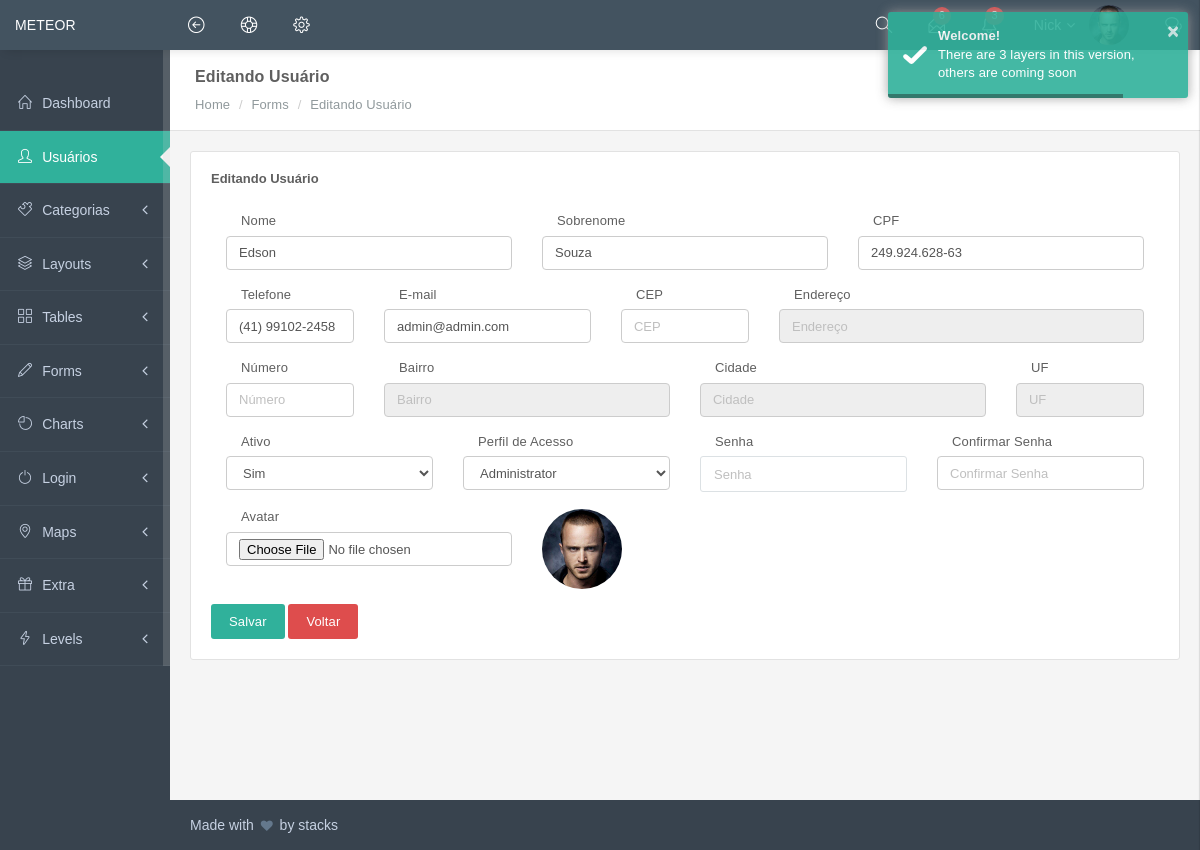
The app's page /restrita/usuarios/core/1, older data.
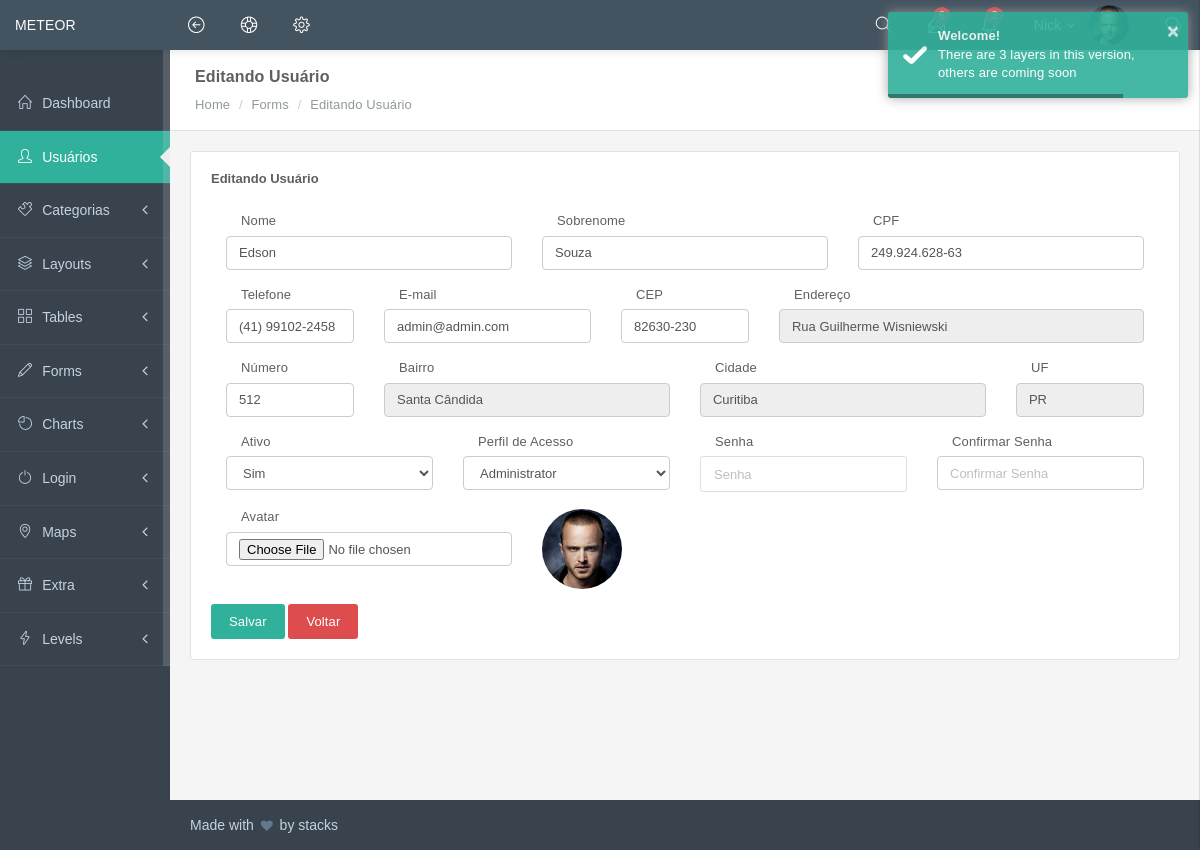
The same page, newer data.
### tables this page shows
CREATE TABLE `users` (
  `id` int(11) UNSIGNED NOT NULL,
  `ip_address` varchar(45) NOT NULL,
  `username` varchar(100) DEFAULT NULL,
  `password` varchar(255) NOT NULL,
  `email` varchar(254) NOT NULL,
  `activation_selector` varchar(255) DEFAULT NULL,
  `activation_code` varchar(255) DEFAULT NULL,
  `forgotten_password_selector` varchar(255) DEFAULT NULL,
  `forgotten_password_code` varchar(255) DEFAULT NULL,
  `forgotten_password_time` int(11) UNSIGNED DEFAULT NULL,
  `remember_selector` varchar(255) DEFAULT NULL,
  `remember_code` varchar(255) DEFAULT NULL,
  `created_on` int(11) UNSIGNED NOT NULL,
  `last_login` int(11) UNSIGNED DEFAULT NULL,
  `active` tinyint(1) UNSIGNED DEFAULT NULL,
  `first_name` varchar(50) DEFAULT NULL,
  `last_name` varchar(50) DEFAULT NULL,
  `user_cpf` varchar(14) NOT NULL,
  `company` varchar(100) DEFAULT NULL,
  `phone` varchar(20) DEFAULT NULL,
  `user_foto` varchar(255) NOT NULL,
  `user_cidade` varchar(50) NOT NULL,
  `user_uf` varchar(2) NOT NULL,
  `user_cep` varchar(9) NOT NULL,
  `user_endereco` varchar(255) NOT NULL,
  `user_numero_endereco` varchar(50) NOT NULL,
  `user_bairro` varchar(50) NOT NULL
);

### application/controllers/restrita/Usuarios.php (called while the page is built, shortened)
<?php
class Usuarios extends CI_Controller
{
	public function core($usuario_id = null)
	{
		$usuario_id = (int) $usuario_id;
		if (!$usuario_id) {
			$this->form_validation->set_rules('first_name', 'Nome', 'trim|required|min_length[3]|max_length[40]');
			$this->form_validation->set_rules('last_name', 'Sobrenome', 'trim|required|min_length[3]|max_length[40]');
			$this->form_validation->set_rules('user_cpf', 'CPF', 'trim|required|exact_length[14]|callback_valida_cpf');
			$this->form_validation->set_rules('phone', 'Telefone', 'trim|required|min_length[14]|max_length[15]|callback_valida_telefone');
			$this->form_validation->set_rules('email', 'E-mail', 'trim|required|valid_email|max_length[150]|callback_valida_email');
			$this->form_validation->set_rules('user_cep', 'CEP', 'trim|required|exact_length[9]');
			$this->form_validation->set_rules('user_endereco', 'Endereço', 'trim|required|max_length[45]');
			$this->form_validation->set_rules('user_numero_endereco', 'Número', 'trim|max_length[45]');
			$this->form_validation->set_rules('user_bairro', 'Bairro', 'trim|required|min_length[2]|max_length[45]');
			$this->form_validation->set_rules('user_cidade', 'Cidade', 'trim|required|min_length[2]|max_length[45]');
			$this->form_validation->set_rules('user_uf', 'Estado', 'trim|required|exact_length[2]');
			$this->form_validation->set_rules('user_foto', 'Avatar', 'trim|required');
			$this->form_validation->set_rules('password', 'Senha', 'trim|min_length[6]|max_length[200]');
			$this->form_validation->set_rules('confirma_senha', 'Confirmar Senha', 'trim|matches[password]');
			if ($this->form_validation->run()) {
				$username = $this->input->post('first_name') . '-' . $this->input->post('last_name');
    			$password = $this->input->post('password');
    			$email = $this->input->post('email');
				$additional_data = elements(
					array(
						'first_name',
						'last_name',
						'user_cpf',
						'phone',
						'user_cep',
						'user_endereco',
						'user_numero_endereco',
						'user_bairro',
						'user_cidade',
						'user_uf',
						'active',
						'user_foto',
					),	$this->input->post()
				);
   			 	$group = array($this->input->post('perfil'));
    			if ($this->ion_auth->register($username, $password, $email, $additional_data, $group)) {
					$this->session->set_flashdata('sucesso', 'Usuário criado com sucesso');
				} else {
					$this->session->set_flashdata('erro', $this->ion_auth->errors());
				}
				redirect('restrita/' . $this->router->fetch_class());
			} else {
				$data = array(
					'titulo' => 'Cadastrar Usuário',
					'scripts' => array(
						'assets/mask/jquery.mask.min.js',
						'assets/mask/custom.js',
						'assets/js/usuarios.js',
					),
					'subtitulo' => 'Cadastrando Usuários',
					'grupos' => $this->ion_auth->groups()->result(),
				);
				$this->load->view('restrita/layout/header', $data);
				$this->load->view('restrita/usuarios/core');
				$this->load->view('restrita/layout/footer');
			}
		} else {
			if (!$usuario = $this->ion_auth->user($usuario_id)->row()) {
				$this->session->set_flashdata('erro', 'Usuário não foi encontrado');
				redirect('restrita/' . $this->router->fetch_class());
			} else {
				$this->form_validation->set_rules('first_name', 'Nome', 'trim|required|min_length[3]|max_length[40]');
				$this->form_validation->set_rules('last_name', 'Sobrenome', 'trim|required|min_length[3]|max_length[40]');
				$this->form_validation->set_rules('user_cpf', 'CPF', 'trim|required|exact_length[14]|callback_valida_cpf');
				$this->form_validation->set_rules('phone', 'Telefone', 'trim|required|min_length[14]|max_length[15]|callback_valida_telefone');
				$this->form_validation->set_rules('email', 'E-mail', 'trim|required|valid_email|max_length[150]|callback_valida_email');
				$this->form_validation->set_rules('user_cep', 'CEP', 'trim|required|exact_length[9]');
				$this->form_validation->set_rules('user_endereco', 'Endereço', 'trim|required|max_length[45]');
				$this->form_validation->set_rules('user_numero_endereco', 'Número', 'trim|max_length[45]');
				$this->form_validation->set_rules('user_bairro', 'Bairro', 'trim|required|min_length[2]|max_length[45]');
				$this->form_validation->set_rules('user_cidade', 'Cidade', 'trim|required|min_length[2]|max_length[45]');
				$this->form_validation->set_rules('user_uf', 'Estado', 'trim|required|exact_length[2]');
				$this->form_validation->set_rules('user_foto', 'Avatar', 'trim|required');
				$this->form_validation->set_rules('password', 'Senha', 'trim|min_length[6]|max_length[200]');
				$this->form_validation->set_rules('confirma_senha', 'Confirmar Senha', 'trim|matches[password]');
				if ($this->form_validation->run()) {
					$data = elements(
						array(
							'first_name',
							'last_name',
							'password',
							'user_cpf',
							'phone',
							'email',
							'user_cep',
							'user_endereco',
							'user_numero_endereco',
							'user_bairro',
							'user_cidade',
							'user_uf',
							'active',
							'user_foto',
						),
						$this->input->post()
					);
					if (!$data['password']) {
						unset($data['password']);
					}
					$id = $usuario->id;
					if ($this->ion_auth->update($id, $data)) {
						$perfil = (int) $this->input->post('perfil');
						$this->ion_auth->remove_from_group(NULL, $id);
						$this->ion_auth->add_to_group($perfil, $id);
						$this->session->set_flashdata('sucesso', 'Usuário atualizado o sucesso');
					} else {
						$this->session->set_flashdata('erro', $this->ion_auth->errors());
					}
					redirect('restrita/' . $this->router->fetch_class());
				} else {
					$data = array(
						'titulo' => 'Editando Usuário',
						'scripts' => array(
							'assets/mask/jquery.mask.min.js',
							'assets/mask/custom.js',
							'assets/js/usuarios.js',
						),
						'subtitulo' => 'Dados dos Usuários',
						'usuario' => $usuario,
						'perfil' => $this->ion_auth->get_users_groups($usuario->id)->row(),
						'grupos' => $this->ion_auth->groups()->result(),
					);
					$this->load->view('restrita/layout/header', $data);
					$this->load->view('restrita/usuarios/core');
					$this->load->view('restrita/layout/footer');
				}
			}
		}
	}
}

### index.php (called while the page is built, shortened)
<?php
require_once BASEPATH.'core/CodeIgniter.php';

### application/libraries/Ion_auth.php (called while the page is built, shortened)
<?php
class Ion_auth
{
	public function __construct()
	{
		$this->_cache_user_in_group =& $this->ion_auth_model->_cache_user_in_group;
		$this->ion_auth_model->trigger_events('library_constructor');
	}
	public function __call($method, $arguments)
	{
		return call_user_func_array( [$this->ion_auth_model, $method], $arguments);
	}
	public function __get($var)
	{
		return get_instance()->$var;
	}
}

### application/models/Ion_auth_model.php (called while the page is built, shortened)
<?php
class Ion_auth_model extends CI_Model
{
	public $tables = [];
	public $_ion_where = [];
	public $_ion_select = [];
	public $_ion_limit = NULL;
	public $_ion_offset = NULL;
	public $_ion_order_by = NULL;
	public $_ion_order = NULL;
	protected $response = NULL;
	protected $db;
	public function __construct()
	{
		$this->config->load('ion_auth', TRUE);
		$this->load->helper('cookie', 'date');
		$group_name = $this->config->item('database_group_name', 'ion_auth');
		if (empty($group_name))
		{
			$CI =& get_instance();
			$this->db = $CI->db;
		}
		else
		{
			$this->db = $this->load->database($group_name, TRUE, TRUE);
		}
		$this->tables = $this->config->item('tables', 'ion_auth');
	}
	public function limit($limit)
	{
		$this->_ion_limit = $limit;
		return $this;
	}
	public function where($where, $value = NULL)
	{
		if (!is_array($where))
		{
			$where = [$where => $value];
		}
		array_push($this->_ion_where, $where);
		return $this;
	}
	public function order_by($by, $order='desc')
	{
		$this->_ion_order_by = $by;
		$this->_ion_order    = $order;
		return $this;
	}
	public function row()
	{
		$row = $this->response->row();
		return $row;
	}
	public function users($groups = NULL)
	{
		if (isset($this->_ion_select) && !empty($this->_ion_select))
		{
			foreach ($this->_ion_select as $select)
			{
				$this->db->select($select);
			}
			$this->_ion_select = [];
		}
		else
		{
			$this->db->select([
			    $this->tables['users'].'.*',
			    $this->tables['users'].'.id as id',
			    $this->tables['users'].'.id as user_id'
			]);
		}
		if (isset($this->_ion_where) && !empty($this->_ion_where))
		{
			foreach ($this->_ion_where as $where)
			{
				$this->db->where($where);
			}
			$this->_ion_where = [];
		}
		if (isset($this->_ion_limit) && isset($this->_ion_offset))
		{
			$this->db->limit($this->_ion_limit, $this->_ion_offset);
			$this->_ion_limit  = NULL;
			$this->_ion_offset = NULL;
		}
		else if (isset($this->_ion_limit))
		{
			$this->db->limit($this->_ion_limit);
			$this->_ion_limit  = NULL;
		}
		if (isset($this->_ion_order_by) && isset($this->_ion_order))
		{
			$this->db->order_by($this->_ion_order_by, $this->_ion_order);
			$this->_ion_order    = NULL;
			$this->_ion_order_by = NULL;
		}
		$this->response = $this->db->get($this->tables['users']);
		return $this;
	}
	public function user($id = NULL)
	{
		$id = isset($id) ? $id : $this->session->userdata('user_id');
		$this->users();
		return $this;
	}
	public function groups()
	{
		$this->response = $this->db->get($this->tables['groups']);
		return $this;
	}
}

### application/views/restrita/usuarios/core.php (the view, shortened to what the changed rows need)
<div class="page-inner">
	<div id="main-wrapper">
                 <div class="row">
                     <div class="col-md-12">
                         <div class="panel panel-white">
                             <div class="panel-body">
						<form method="post" name="form_core" accept-charset="utf-8" enctype="multpart/form-data">
							<div class="form-row">
								<div class="form-group col-md-4">
									<div class="input">
                                         		<input type="text" class="form-control" placeholder="Nome"
										name="first_name" value="<?php echo (isset($usuario) ? $usuario->first_name : set_value('first_name')); ?>">
									</div>
                                     	</div>
								<div class="form-group col-md-4">
									<div class="input">
                                         		<input type="text" class="form-control" placeholder="Sobrenome"
										name="last_name" value="<?php echo (isset($usuario) ? $usuario->last_name : set_value('last_name')); ?>">
									</div>
                                     	</div>
								<div class="form-group col-md-4">
									<div class="input">
                                         		<input type="text" class="form-control cpf" placeholder="CPF"
										name="user_cpf" value="<?php echo (isset($usuario) ? $usuario->user_cpf : set_value('user_cpf')); ?>">
									</div>
                                     	</div>
							</div>
							<div class="form-row">
								<div class="form-group col-md-2">
									<div class="input">
                                         		<input type="text" class="form-control sp_celphones" placeholder="Telefone"
										name="phone" value="<?php echo (isset($usuario) ? $usuario->phone : set_value('phone')); ?>">
									</div>
                                     	</div>
								<div class="form-group col-md-3">
									<div class="input">
                                         		<input type="email" class="form-control" placeholder="E-mail"
										name="email" value="<?php echo (isset($usuario) ? $usuario->email : set_value('email')); ?>">
									</div>
                                     	</div>
								<div class="form-group col-md-2">
									<div class="input">
                                         		<input type="text" class="form-control cep" placeholder="CEP"
										name="user_cep" value="<?php echo (isset($usuario) ? $usuario->user_cep : set_value('user_cep')); ?>">
									</div>
                                     	</div>
								<div class="form-group col-md-5">
									<div class="input">
                                         		<input type="text" class="form-control" placeholder="Endereço"
										name="user_endereco" value="<?php echo (isset($usuario) ? $usuario->user_endereco : set_value('user_endereco')); ?>" readonly>
									</div>
                                     	</div>
							</div>
							<div class="form-row">
								<div class="form-group col-md-2">
									<div class="input">
                                         		<input type="text" class="form-control" placeholder="Número"
										name="user_numero_endereco" value="<?php echo (isset($usuario) ? $usuario->user_numero_endereco : set_value('user_numero_endereco')); ?>">
									</div>
                                     	</div>
								<div class="form-group col-md-4">
									<div class="input">
                                         		<input type="text" class="form-control" placeholder="Bairro"
										name="user_bairro" value="<?php echo (isset($usuario) ? $usuario->user_bairro : set_value('user_bairro')); ?>" readonly>
									</div>
                                     	</div>
							</div>
							<div class="form-row">
								<div class="form-group col-md-4">
									<div class="input">
                                         		<input type="text" class="form-control" placeholder="Cidade"
										name="user_cidade" value="<?php echo (isset($usuario) ? $usuario->user_cidade : set_value('user_cidade')); ?>" readonly>
									</div>
                                     	</div>
								<div class="form-group col-md-2">
									<div class="input">
                                         		<input type="text" class="form-control uf" placeholder="UF"
										name="user_uf" value="<?php echo (isset($usuario) ? $usuario->user_uf : set_value('user_uf')); ?>" readonly>
									</div>
                                     	</div>
							<div class="form-row">
								<div class="form-group col-md-3">
									<label class="col-sm-2 control-label">Ativo</label>
                                         	<select class="form-control" name="active">
										<?php if (isset($usuario)) : ?>
											<option value="1" <?php echo ($usuario->active == 1 ? 'selected' : ''); ?>>Sim</option>
										<?php else: ?>
											<option value="0">Não</option>
											<option value="1">Sim</option>
										<?php endif; ?>
									</select>
									<span class="col-sm-12"><?php echo form_error('active', '<div class="text-danger">', '</div>'); ?></span>
                                     	</div>
							</div>
							<div class="form-row">
								<div class="form-group col-md-3">
								<?php if (isset($usuario)) : ?>
									<div id="box-foto-usuario">
										<img src="<?php echo base_url('uploads/usuarios/'.$usuario->user_foto); ?>" class="img-circle" width="80" alt="Foto do Usuário">
									</div>
									<?php else: ?>
										<div id="box-foto-usuario">
										<img src="<?php echo base_url('uploads/usuarios/sem-foto.jpg'); ?>" class="img-circle" width="80" alt="Foto do Usuário">
									</div>
									<?php endif; ?>
                                     	</div>
							</div>
							</div>
						</form>
                             </div>
                         </div>
                     </div>
                 </div>
             </div>
         </div>
     </main>

Row changes from the older to the newer data that the page shows:
changed users "Edson": user_cep (not shown) → "82630-230"; user_endereco (not shown) → "Rua Guilherme Wisniewski"; user_numero_endereco (not shown) → "512"; user_bairro (not shown) → "Santa Cândida"; user_cidade (not shown) → "Curitiba"; user_uf (not shown) → "PR"
